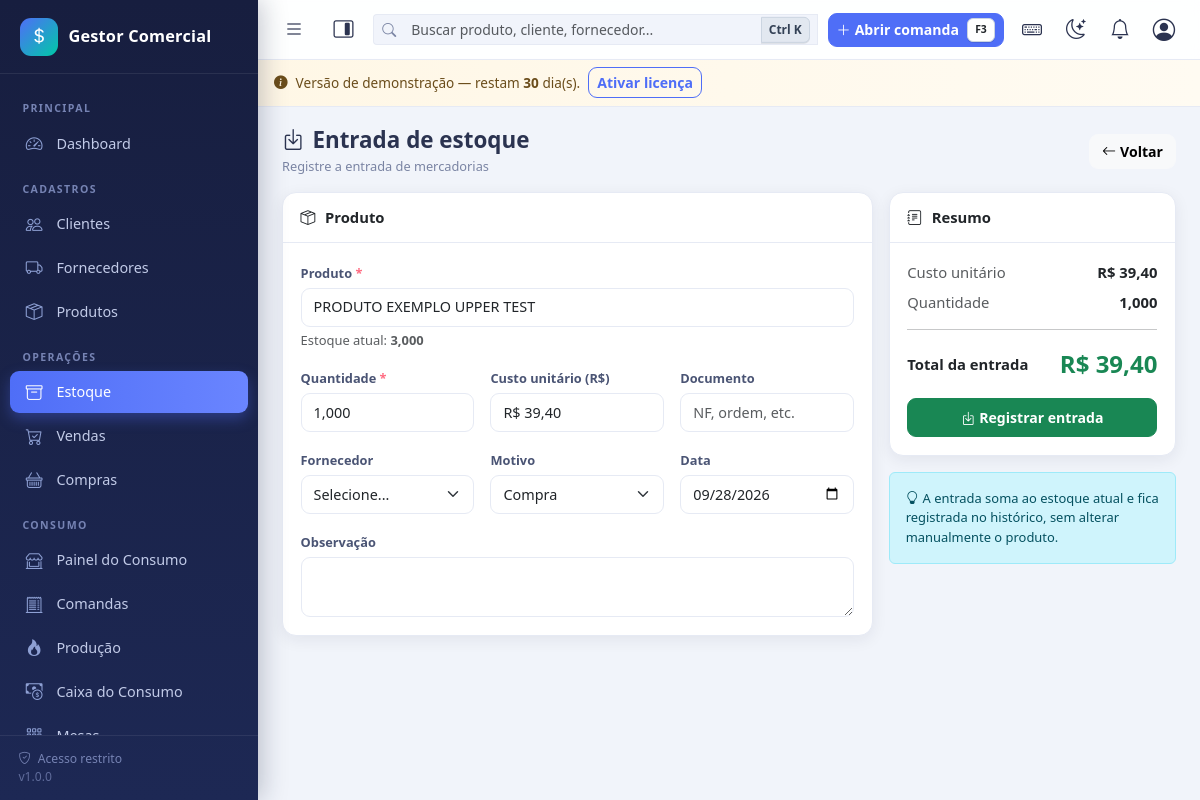
Screenshot of /estoque/entrada.php?produto=2 (signed in) with the database file from the repository.
### tables this page shows
CREATE TABLE `produtos` (
  `id` int(11) NOT NULL,
  `codigo` varchar(30) DEFAULT NULL,
  `codigo_barras` varchar(30) DEFAULT NULL,
  `descricao` varchar(150) NOT NULL,
  `descricao_complementar` varchar(255) DEFAULT NULL,
  `categoria_id` int(11) DEFAULT NULL,
  `subcategoria_id` int(11) DEFAULT NULL,
  `marca_id` int(11) DEFAULT NULL,
  `unidade_id` int(11) DEFAULT NULL,
  `ncm` varchar(10) DEFAULT NULL,
  `cest` varchar(10) DEFAULT NULL,
  `cfop` varchar(10) DEFAULT NULL,
  `preco_custo` decimal(15,2) NOT NULL DEFAULT 0.00,
  `preco_venda` decimal(15,2) NOT NULL DEFAULT 0.00,
  `preco_promocional` decimal(15,2) DEFAULT NULL,
  `margem_lucro` decimal(8,2) DEFAULT NULL,
  `estoque_atual` decimal(12,3) NOT NULL DEFAULT 0.000,
  `estoque_minimo` decimal(12,3) NOT NULL DEFAULT 0.000,
  `estoque_maximo` decimal(12,3) NOT NULL DEFAULT 0.000,
  `localizacao` varchar(30) DEFAULT NULL,
  `fornecedor_id` int(11) DEFAULT NULL,
  `foto` varchar(255) DEFAULT NULL,
  `status` tinyint(1) NOT NULL DEFAULT 1,
  `criado_em` datetime NOT NULL DEFAULT current_timestamp(),
  `atualizado_em` datetime DEFAULT NULL
);

### includes/functions.php (called while the page is built, shortened)
<?php
function e($valor): string
{
    return htmlspecialchars((string)$valor, ENT_QUOTES, 'UTF-8');
}
function url(string $caminho = ''): string
{
    return BASE_URL . '/' . ltrim($caminho, '/');
}
function formatar_moeda($valor): string
{
    $casas = (int)obter_config('casas_decimais', '2');
    return obter_config('moeda_simbolo', 'R$') . ' ' . number_format((float)$valor, $casas, ',', '.');
}
function formatar_qtde($valor): string
{
    return number_format((float)$valor, 3, ',', '.');
}
function hoje(): string
{
    return date('Y-m-d');
}
function _config_cache($resetar = false)
{
    static $configs = null;
    if ($resetar) {
        $configs = null;
        return;
    }
    if ($configs === null) {
        $configs = [];
        try {
            foreach (db()->query('SELECT chave, valor FROM configs') as $linha) {
                $configs[$linha['chave']] = $linha['valor'];
            }
        } catch (Throwable $e) {
            erro_banco($e, 'obter_config');
        }
    }
    return $configs;
}
function obter_config(string $chave, $padrao = null)
{
    $configs = _config_cache();
    return array_key_exists($chave, $configs) && $configs[$chave] !== null && $configs[$chave] !== ''
        ? $configs[$chave]
        : $padrao;
}
function buscar_linha(string $tabela, int $id): ?array
{
    $tabela = preg_replace('/[^a-z_]/', '', $tabela);
    $stmt = db()->prepare("SELECT * FROM $tabela WHERE id = ? LIMIT 1");
    $stmt->execute([$id]);
    return $stmt->fetch() ?: null;
}

### config/database.php (called while the page is built, shortened)
<?php
function db(): PDO
{
    static $pdo = null;
    if ($pdo === null) {
        $dsn = 'mysql:host=' . DB_HOST . ';dbname=' . DB_NAME . ';charset=' . DB_CHARSET;
        try {
            $pdo = new PDO($dsn, DB_USER, DB_PASS, [
                PDO::ATTR_ERRMODE            => PDO::ERRMODE_EXCEPTION,
                PDO::ATTR_DEFAULT_FETCH_MODE => PDO::FETCH_ASSOC,
                PDO::ATTR_EMULATE_PREPARES   => false,
            ]);
        } catch (PDOException $e) {
            error_log('[BANCO] Falha de conexão: ' . $e->getMessage());
            http_response_code(500);
            if (defined('DEV_MODE') && DEV_MODE) {
                exit('Falha na conexão com o banco de dados. Verifique se o MySQL/MariaDB está ativo e se os dados em config/config.php estão corretos.');
            }
            exit('Serviço temporariamente indisponível.');
        }
    }
    return $pdo;
}

### config/licenca.php (called while the page is built, shortened)
<?php
function licenca_bootstrap(): void
{
    $em = (string)obter_config('licenca_instalado_em', '');
}
function licenca_dias_restantes(): int
{
    $em = (string)obter_config('licenca_instalado_em', '');
    if ($em === '') {
        return LICENCA_DIAS_TRIAL;
    }
    $dt = DateTime::createFromFormat('Y-m-d H:i:s', $em);
    $dias = (int)$dt->diff(new DateTime('now'))->format('%r%a');
    return LICENCA_DIAS_TRIAL - $dias;
}
function licenca_status(): string
{
    $chave = (string)obter_config('licenca_chave', '');
    return licenca_dias_restantes() >= 0 ? 'trial' : 'expirada';
}
function licenca_ativa(): bool
{
    return licenca_status() === 'ativa';
}
function licenca_gate(): void
{
    if (licenca_ativa()) {
        return;
    }
}

### config/config.php (called while the page is built, shortened)
<?php
require_once BASE_PATH . '/config/database.php';
require_once BASE_PATH . '/includes/functions.php';
require_once BASE_PATH . '/config/licenca.php';
try {
    licenca_bootstrap();
    licenca_gate();
} catch (Throwable $e) {
    erro_banco($e, 'licenca');
}

### estoque/entrada.php (the view, shortened to what this page needs)
<?php
require_once __DIR__ . '/../config/config.php';
$produtoId = (int)($_GET['produto'] ?? 0);
$produto = $produtoId > 0 ? buscar_linha('produtos', $produtoId) : null;
include INC . 'header.php';
?>
<div class="page-header">
    <div>
        <h1><i class="bi bi-box-arrow-in-down me-2"></i>Entrada de estoque</h1>
        <span class="subtitulo">Registre a entrada de mercadorias</span>
    </div>
    <a href="<?= url('estoque/index.php') ?>" class="btn btn-light"><i class="bi bi-arrow-left me-1"></i>Voltar</a>
</div>
<form method="post" action="<?= url('estoque/salvar.php') ?>" class="js-converte">
    <div class="row g-3">
        <div class="col-12 col-lg-8">
            <div class="card mb-3">
                <div class="card-header-custom"><i class="bi bi-box-seam"></i>Produto</div>
                <div class="card-body-custom">
                    <div class="row g-3">
                        <div class="col-12">
                            <label class="form-label obrigatorio" for="buscaProduto">Produto</label>
                            <div class="auto-wrapper">
                                <input type="text" class="form-control" id="buscaProduto" placeholder="Busque por descrição, código ou código de barras..." autocomplete="off"
                                       value="<?= $produto ? e($produto['descricao']) : '' ?>" required>
                            </div>
                            <div class="small text-muted mt-1">
                                <span id="infoProduto">
                                    <?= $produto ? 'Estoque atual: <b>' . formatar_qtde($produto['estoque_atual']) . '</b>' : '<i class="bi bi-info-circle"></i> Selecione um produto para ver o estoque.' ?>
                                </span>
                            </div>
                        </div>
                        <div class="col-12 col-md-4">
                            <label class="form-label obrigatorio" for="quantidade">Quantidade</label>
                            <input type="text" class="form-control" id="quantidade" name="quantidade" data-qtde value="1,000">
                        </div>
                        <div class="col-12 col-md-4">
                            <label class="form-label" for="custo">Custo unitário (R$)</label>
                            <input type="text" class="form-control" id="custo" name="custo" data-moeda value="<?= $produto ? e(formatar_moeda($produto['preco_custo'])) : '0,00' ?>">
                        </div>
                        <div class="col-12 col-md-4">
                            <label class="form-label" for="documento">Documento</label>
                            <input type="text" class="form-control" id="documento" name="documento" placeholder="NF, ordem, etc." maxlength="40">
                        </div>
                        <div class="col-12 col-md-4">
                            <label class="form-label" for="fornecedor_id">Fornecedor</label>
                            <select class="form-select" id="fornecedor_id" name="fornecedor_id">
                                <option value="">Selecione...</option>
                            </select>
                        </div>
                        <div class="col-12 col-md-4">
                            <label class="form-label" for="motivo">Motivo</label>
                            <select class="form-select" id="motivo" name="motivo" required>
                                <option value="COMPRA">Compra</option>
                            </select>
                        </div>
                        <div class="col-12 col-md-4">
                            <label class="form-label" for="data">Data</label>
                            <input type="date" class="form-control" id="data" name="data" value="<?= hoje() ?>" required>
                        </div>
                        <div class="col-12">
                            <label class="form-label" for="observacao">Observação</label>
                            <textarea class="form-control" id="observacao" name="observacao" rows="2" maxlength="255"></textarea>
                        </div>
                    </div>
                </div>
            </div>
        </div>
        <div class="col-12 col-lg-4">
            <div class="card mb-3">
                <div class="card-header-custom"><i class="bi bi-journal-text"></i>Resumo</div>
                <div class="card-body-custom">
                    <div class="d-flex justify-content-between mb-2"><span class="text-muted">Custo unitário</span><b id="resCusto">R$ 0,00</b></div>
                    <div class="d-flex justify-content-between mb-2"><span class="text-muted">Quantidade</span><b id="resQtd">0,000</b></div>
                    <hr>
                    <div class="d-flex justify-content-between align-items-center">
                        <span class="fw-bold">Total da entrada</span>
                        <span class="fs-4 fw-bold text-success" id="resTotal">R$ 0,00</span>
                    </div>
                    <button type="submit" class="btn btn-success btn-lg w-100 mt-3"><i class="bi bi-box-arrow-in-down me-1"></i>Registrar entrada</button>
                </div>
            </div>
            <div class="alert alert-info small">
                <i class="bi bi-lightbulb me-1"></i>A entrada soma ao estoque atual e fica registrada no histórico,
                sem alterar manualmente o produto.
            </div>
        </div>
    </div>
</form>
<?php include INC . 'footer.php'; ?>

### assets/css/app.css (style rules this page uses)
:root { --sidebar-w: 258px; --sidebar-bg: linear-gradient(180deg, #171e3f 0%, #1d2854 100%); --accent: #4f6ef7; --accent-2: #00c9a7; --danger-soft: #ff6b81; --bg: #f1f4fa; --card-bg: #ffffff; --card-radius: 14px; --shadow: 0 4px 16px rgba(23, 30, 63, .07); --shadow-lg: 0 10px 30px rgba(23, 30, 63, .12); --text: #2b3350; --muted: #7a84a3; --border: #e6eaf4; --topbar-bg: rgba(255, 255, 255, .92); }
* { box-sizing: border-box; }
html, body { height: 100%; }
body { font-family: "Segoe UI", system-ui, -apple-system, Roboto, Arial, sans-serif; background: var(--bg); color: var(--text); font-size: .925rem; overflow-x: hidden; }
a { text-decoration: none; }
.auto-wrapper { position: relative; }
.page-header { display: flex; flex-wrap: wrap; align-items: center; justify-content: space-between; gap: .6rem; margin-bottom: 1rem; }
.page-header h1 { font-size: 1.25rem; font-weight: 700; margin: 0; }
.page-header .subtitulo { color: var(--muted); font-size: .8rem; }
.card { border: 1px solid var(--border); border-radius: var(--card-radius); box-shadow: var(--shadow); background: #fff; }
.card-header-custom { padding: .85rem 1.1rem; font-weight: 600; border-bottom: 1px solid var(--border); display: flex; align-items: center; gap: .6rem; }
.card-body-custom { padding: 1.1rem; }
.form-label { font-size: .8rem; font-weight: 600; color: #4a5474; margin-bottom: .3rem; }
.form-control, .form-select { border-color: var(--border); border-radius: 9px; font-size: .9rem; padding: .48rem .75rem; }
.obrigatorio::after { content: " *"; color: var(--danger-soft); }
.btn { border-radius: 9px; font-size: .88rem; font-weight: 600; }
@media (min-width: 992px) { .page-header h1 { font-size: 1.4rem; } }

### rows the page displays
produtos: descricao "PRODUTO EXEMPLO UPPER TEST", estoque_atual "3,000", custo "R$ 39,40"

### other values shown
$nomeEmpresa "Gestor Comercial"
$rotulo "Clientes"
$rotulo "Fornecedores"
$rotulo "Produtos"
$rotulo "Estoque"
$rotulo "Vendas"
$rotulo "Compras"
rotulo_consumo() "CONSUMO"
licenca_dias_restantes() "30"
